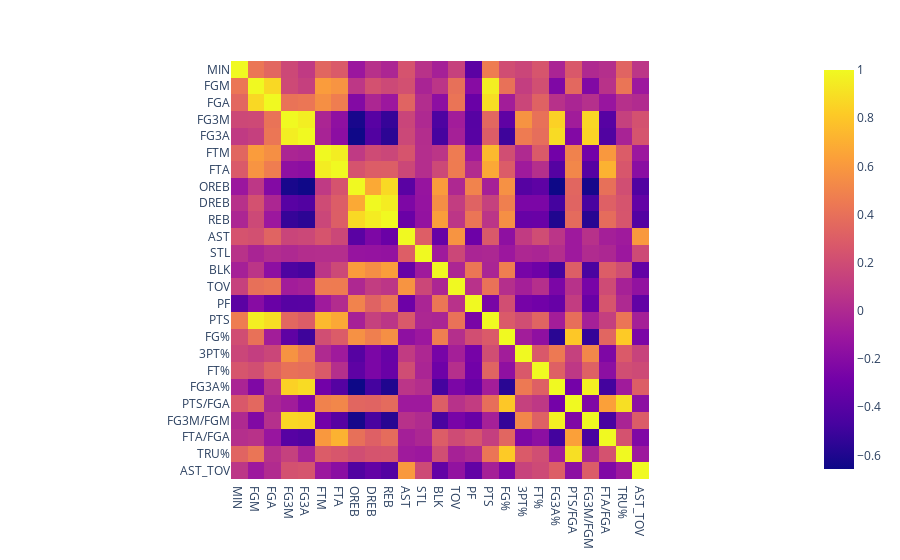

This figure's notebook cell:
### Code cell
data_per_min = data.groupby(['PLAYER','PLAYER_ID','Year'])[total_cols].sum().reset_index()
for col in data_per_min.columns[4:]:
    data_per_min[col] = data_per_min[col]/data_per_min['MIN']
    
data_per_min['FG%'] = data_per_min['FGM']/data_per_min['FGA']
data_per_min['3PT%'] = data_per_min['FG3M']/data_per_min['FG3A']
data_per_min['FT%'] = data_per_min['FTM']/data_per_min['FTA']
data_per_min['FG3A%'] = data_per_min['FG3A']/data_per_min['FGA'] #percentage attempts 3s
data_per_min['PTS/FGA'] = data_per_min['PTS']/data_per_min['FGA'] #average pts per attempt
data_per_min['FG3M/FGM'] = data_per_min['FG3M']/data_per_min['FGM'] #percentage makes behind arc
data_per_min['FTA/FGA'] = data_per_min['FTA']/data_per_min['FGA']
data_per_min['TRU%'] = 0.5*data_per_min['PTS']/(data_per_min['FGA']+0.475*data_per_min['FTA'])
data_per_min['AST_TOV'] = data_per_min['AST']/data_per_min['TOV'] #assist to turnover ratio

data_per_min = data_per_min[data_per_min['MIN']>=50]
data_per_min.drop(columns='PLAYER_ID', inplace = True)

fig = px.imshow(data_per_min.corr())
fig.show()

### Figure 1 — Plotly figure (JSON) as saved in the notebook; plotly's stock layout.template omitted (floating-point values rounded to 4 significant figures; data arrays with more than 128 entries replaced by an {"elided": "..."} marker saying what was removed)
{"data": [{"coloraxis": "coloraxis", "hovertemplate": "x: %{x}<br>y: %{y}<br>color: %{z}<extra></extra>", "name": "0", "type": "heatmap", "x": ["MIN", "FGM", "FGA", "FG3M", "FG3A", "FTM", "FTA", "OREB", "DREB", "REB", "AST", "STL", "BLK", "TOV", "PF", "PTS", "FG%", "3PT%", "FT%", "FG3A%", "PTS/FGA", "FG3M/FGM", "FTA/FGA", "TRU%", "AST_TOV"], "xaxis": "x", "y": ["MIN", "FGM", "FGA", "FG3M", "FG3A", "FTM", "FTA", "OREB", "DREB", "REB", "AST", "STL", "BLK", "TOV", "PF", "PTS", "FG%", "3PT%", "FT%", "FG3A%", "PTS/FGA", "FG3M/FGM", "FTA/FGA", "TRU%", "AST_TOV"], "yaxis": "y", "z": {"elided": "25x25 float values"}}], "layout": {"coloraxis": {"colorscale": [[0, "#0d0887"], [0.1111, "#46039f"], [0.2222, "#7201a8"], [0.3333, "#9c179e"], [0.4444, "#bd3786"], [0.5556, "#d8576b"], [0.6667, "#ed7953"], [0.7778, "#fb9f3a"], [0.8889, "#fdca26"], [1, "#f0f921"]]}, "margin": {"t": 60}, "xaxis": {"anchor": "y", "constrain": "domain", "domain": [0, 1], "scaleanchor": "y"}, "yaxis": {"anchor": "x", "autorange": "reversed", "constrain": "domain", "domain": [0, 1]}}}
